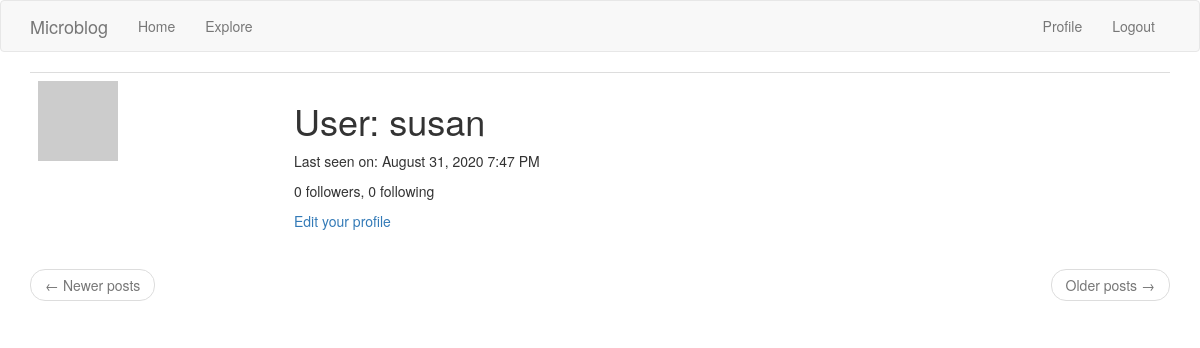
Page /user/susan (signed in) on the earlier database version.
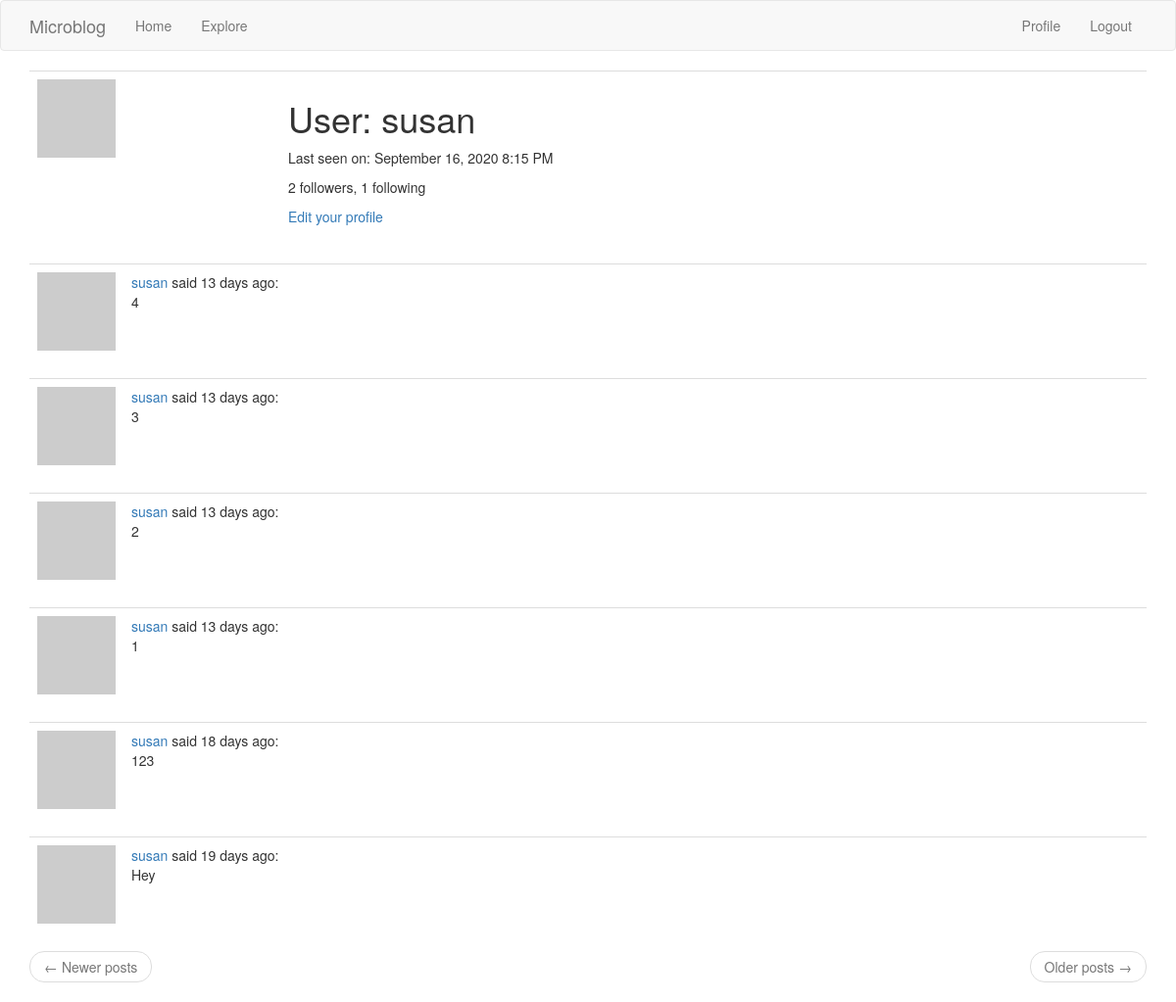
Same page on the later database version.
### app/models.py (models this page shows, shortened)
class User(UserMixin, db.Model):
    id = db.Column(db.Integer, primary_key=True)
    username = db.Column(db.String(64), index=True, unique=True)
    email = db.Column(db.String(120), index=True, unique=True)
    password_hash = db.Column(db.String(128))
    about_me = db.Column(db.String(140))
    last_seen = db.Column(db.DateTime, default=datetime.utcnow)
    posts = db.relationship('Post', backref='author', lazy='dynamic')
    followed = db.relationship(
        'User', secondary=followers,
        primaryjoin=(followers.c.follower_id == id),
        secondaryjoin=(followers.c.followed_id == id),
        backref=db.backref('followers', lazy='dynamic'), lazy='dynamic')
    def avatar(self, size):
        digest = md5(self.email.lower().encode('utf-8')).hexdigest()
        return 'https://www.gravatar.com/avatar/{}?d=identicon&s={}'\
            .format(digest, size)

class Post(db.Model):
    id = db.Column(db.Integer, primary_key=True)
    body = db.Column(db.String(140))
    timestamp = db.Column(db.DateTime, index=True, default=datetime.utcnow)
    user_id = db.Column(db.Integer, db.ForeignKey('user.id'))

### app/main/routes.py (the view)
@bp.route('/user/<username>')
@login_required
def user(username):
    user = User.query.filter_by(username=username).first_or_404()
    page = request.args.get('page', 1, type=int)
    posts = user.posts.order_by(Post.timestamp.desc()).paginate(
        page, current_app.config['POSTS_PER_PAGE'], False)
    next_url = url_for('user', username=user.username, page=posts.next_num) \
        if posts.has_next else None
    prev_url = url_for('user', username=user.username, page=posts.prev_num) \
        if posts.has_prev else None
    form = EmptyForm()
    return render_template('user.html', user=user, posts=posts.items,
                           next_url=next_url, prev_url=prev_url, form=form)

### app/main/routes.py (called while the page is built)
@bp.before_request
def before_request():
    if current_user.is_authenticated:
        current_user.last_seen = datetime.utcnow()
        db.session.commit()
    g.locate = str(get_locale())

### app/models.py (called while the page is built)
@login.user_loader
def load_user(id):
    return User.query.get(int(id))

### app/templates/user.html (shortened to what this page needs)
{% extends "base.html" %}
{% block app_content %}
    <table class="table table-hover">
        <tr>
            <td width="256px"><img src="{{ user.avatar(256) }}"></td>
            <td>
                <h1>{{ _('User') }}: {{ user.username }}</h1>
                {% if user.last_seen %}
                <p>{{ _('Last seen on') }}: {{ moment(user.last_seen).format('LLL') }}</p>
                {% endif %}
                <p>{{ _(' %(count)s followers', count=user.followers.count()) }}, {{ _('%(count)d following', count=user.followed.count()) }}</p>
                {% if user == current_user %}
                <p><a href="{{ url_for('main.edit_profile') }}">{{ _('Edit your profile') }}</a></p>
                {% endif %}
            </td>
        </tr>
    </table>
    {% for post in posts %}
        {% include '_post.html' %}
    {% endfor %}
    <nav aria-label="...">
        <ul class="pager">
            <li class="previous{% if not prev_url %} disabled{% endif %}">
                <a href="{{ prev_url or '#' }}">
                    <span aria-hidden="true">&larr;</span> {{ _('Newer posts') }}
                </a>
            </li>
            <li class="next{% if not next_url %} disabled{% endif %}">
                <a href="{{ next_url or '#' }}">
                    {{ _('Older posts') }} <span aria-hidden="true">&rarr;</span>
                </a>
            </li>
        </ul>
    </nav>
{% endblock %}

### app/templates/_post.html (shortened to what this page needs)
<table class="table table-hover">
    <tr>
        <td width="70px">
            <a href="{{ url_for('main.user', username=post.author.username) }}">
                <img src="{{ post.author.avatar(70) }}" />
            </a>
        </td>
        <td>
            {{ _('%(username)s said %(when)s:',
                username=user_link, when=moment(post.timestamp).fromNow()) }}
            <br>
            {{ post.body }}
        </td>
    </tr>
</table>

Differences in the rows shown:
changed User "susan": last_seen "August 31, 2020 7:47 PM" → "September 16, 2020 8:15 PM"
added Post: body "4"
added Post: body "3"
added Post: body "2"
added Post: body "1"
added Post: body "123"
added Post: body "Hey"
Other differences:
text no longer shown: "0 followers 0 following"
text now shown: "2 followers 1 following"
